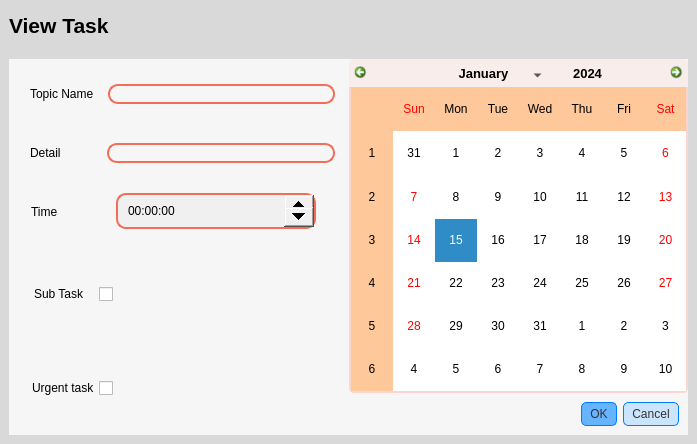
<?xml version="1.0" encoding="UTF-8"?>
<ui version="4.0">
 <class>Form</class>
 <widget class="QWidget" name="Form">
  <property name="geometry">
   <rect>
    <x>0</x>
    <y>0</y>
    <width>697</width>
    <height>444</height>
   </rect>
  </property>
  <property name="windowTitle">
   <string>Form</string>
  </property>
  <layout class="QGridLayout" name="gridLayout">
   <property name="leftMargin">
    <number>0</number>
   </property>
   <property name="topMargin">
    <number>0</number>
   </property>
   <property name="rightMargin">
    <number>0</number>
   </property>
   <property name="bottomMargin">
    <number>0</number>
   </property>
   <property name="spacing">
    <number>0</number>
   </property>
   <item row="0" column="0">
    <widget class="QFrame" name="main_create_task_frame">
     <property name="styleSheet">
      <string notr="true">*{
color: #000;
border : none;
}
QLineEdit:focus {
    border-color: #007bff; /* Blue border when focused */
    border-style: solid;
}
#main_create_task_frame{
background-color: #d9d9d9;
}



#confirm_Button {
    padding: 5px 10px;
    font-size: 16px;
    font-weight: bold;
    color: #fff;
    border: none;
    border-radius: 5px;
    /*background: qlineargradient(spread:pad, x1:0, y1:0.5, x2:1, y2:0.5, stop:0 #f0792b, stop:0.5 #ffa163, stop:1 #edb28c);*/
	background-color: #f0792b;
    cursor: pointer;
    transition: background-color 0.3s ease;
}

#create_Button:hover , #delete_Button:hover , #edit_Button:hover {
    background-color: #ff6347; 
}

*{
color: #000;
/*border : none;*/

}
#frame{
background-color:#f6f6f6;

}

QLineEdit{
background-color: transparent;
}

#detail_lineEdit, #topic_lineEdit{
border-radius: 10px;
margin: 5px;
border : 2px solid #f26e56;
}

#detailHeadline{
margin-right: 35px;
}

#topicNameHeadline{
margin-right: 3px;
}
</string>
     </property>
     <property name="frameShape">
      <enum>QFrame::StyledPanel</enum>
     </property>
     <property name="frameShadow">
      <enum>QFrame::Raised</enum>
     </property>
     <layout class="QGridLayout" name="gridLayout_11">
      <property name="leftMargin">
       <number>0</number>
      </property>
      <property name="topMargin">
       <number>0</number>
      </property>
      <property name="rightMargin">
       <number>0</number>
      </property>
      <property name="bottomMargin">
       <number>0</number>
      </property>
      <property name="spacing">
       <number>0</number>
      </property>
      <item row="0" column="0">
       <widget class="QFrame" name="viewTaskHeafer">
        <property name="minimumSize">
         <size>
          <width>0</width>
          <height>50</height>
         </size>
        </property>
        <property name="frameShape">
         <enum>QFrame::StyledPanel</enum>
        </property>
        <property name="frameShadow">
         <enum>QFrame::Raised</enum>
        </property>
        <layout class="QHBoxLayout" name="horizontalLayout">
         <property name="spacing">
          <number>0</number>
         </property>
         <property name="leftMargin">
          <number>0</number>
         </property>
         <property name="topMargin">
          <number>0</number>
         </property>
         <property name="rightMargin">
          <number>0</number>
         </property>
         <property name="bottomMargin">
          <number>0</number>
         </property>
         <item alignment="Qt::AlignLeft">
          <widget class="QWidget" name="mainMenuButton_4" native="true">
           <layout class="QHBoxLayout" name="horizontalLayout_35">
            <item>
             <widget class="QLabel" name="homeHeader_5">
              <property name="font">
               <font>
                <pointsize>16</pointsize>
                <bold>true</bold>
               </font>
              </property>
              <property name="text">
               <string>View Task</string>
              </property>
             </widget>
            </item>
           </layout>
          </widget>
         </item>
        </layout>
       </widget>
      </item>
      <item row="1" column="0">
       <widget class="QFrame" name="frame_15">
        <property name="sizePolicy">
         <sizepolicy hsizetype="Preferred" vsizetype="Preferred">
          <horstretch>0</horstretch>
          <verstretch>0</verstretch>
         </sizepolicy>
        </property>
        <property name="maximumSize">
         <size>
          <width>16777215</width>
          <height>16777215</height>
         </size>
        </property>
        <property name="styleSheet">
         <string notr="true"/>
        </property>
        <property name="frameShape">
         <enum>QFrame::StyledPanel</enum>
        </property>
        <property name="frameShadow">
         <enum>QFrame::Raised</enum>
        </property>
        <layout class="QGridLayout" name="gridLayout_3">
         <item row="0" column="0">
          <widget class="QFrame" name="frame">
           <property name="styleSheet">
            <string notr="true"/>
           </property>
           <property name="frameShape">
            <enum>QFrame::StyledPanel</enum>
           </property>
           <property name="frameShadow">
            <enum>QFrame::Raised</enum>
           </property>
           <layout class="QHBoxLayout" name="horizontalLayout_2">
            <property name="spacing">
             <number>0</number>
            </property>
            <property name="leftMargin">
             <number>0</number>
            </property>
            <property name="topMargin">
             <number>0</number>
            </property>
            <property name="rightMargin">
             <number>0</number>
            </property>
            <property name="bottomMargin">
             <number>0</number>
            </property>
            <item>
             <widget class="QFrame" name="frame_2">
              <property name="frameShape">
               <enum>QFrame::StyledPanel</enum>
              </property>
              <property name="frameShadow">
               <enum>QFrame::Raised</enum>
              </property>
              <layout class="QVBoxLayout" name="verticalLayout">
               <property name="spacing">
                <number>0</number>
               </property>
               <property name="leftMargin">
                <number>0</number>
               </property>
               <property name="topMargin">
                <number>0</number>
               </property>
               <property name="rightMargin">
                <number>0</number>
               </property>
               <property name="bottomMargin">
                <number>0</number>
               </property>
               <item>
                <widget class="QFrame" name="frame_6">
                 <property name="frameShape">
                  <enum>QFrame::StyledPanel</enum>
                 </property>
                 <property name="frameShadow">
                  <enum>QFrame::Raised</enum>
                 </property>
                 <layout class="QGridLayout" name="gridLayout_7">
                  <item row="0" column="0">
                   <widget class="QFrame" name="frame_9">
                    <property name="frameShape">
                     <enum>QFrame::StyledPanel</enum>
                    </property>
                    <property name="frameShadow">
                     <enum>QFrame::Raised</enum>
                    </property>
                    <layout class="QGridLayout" name="gridLayout_4">
                     <property name="topMargin">
                      <number>0</number>
                     </property>
                     <property name="rightMargin">
                      <number>0</number>
                     </property>
                     <property name="bottomMargin">
                      <number>0</number>
                     </property>
                     <property name="horizontalSpacing">
                      <number>0</number>
                     </property>
                     <item row="0" column="0">
                      <widget class="QLabel" name="topicNameHeadline">
                       <property name="text">
                        <string>Topic Name </string>
                       </property>
                      </widget>
                     </item>
                     <item row="0" column="1">
                      <widget class="QLineEdit" name="topic_lineEdit">
                       <property name="styleSheet">
                        <string notr="true">QLineEdit:focus {
    border-color: #007bff; /* Blue border when focused */
    border-style: solid;
}</string>
                       </property>
                      </widget>
                     </item>
                    </layout>
                   </widget>
                  </item>
                  <item row="1" column="0">
                   <widget class="QFrame" name="frame_10">
                    <property name="frameShape">
                     <enum>QFrame::StyledPanel</enum>
                    </property>
                    <property name="frameShadow">
                     <enum>QFrame::Raised</enum>
                    </property>
                    <layout class="QHBoxLayout" name="horizontalLayout_6">
                     <property name="spacing">
                      <number>0</number>
                     </property>
                     <property name="topMargin">
                      <number>0</number>
                     </property>
                     <property name="rightMargin">
                      <number>0</number>
                     </property>
                     <property name="bottomMargin">
                      <number>0</number>
                     </property>
                     <item>
                      <widget class="QLabel" name="detailHeadline">
                       <property name="text">
                        <string>Detail </string>
                       </property>
                       <property name="margin">
                        <number>5</number>
                       </property>
                      </widget>
                     </item>
                     <item>
                      <widget class="QLineEdit" name="detail_lineEdit">
                       <property name="styleSheet">
                        <string notr="true">QLineEdit:focus {
    border-color: #007bff; /* Blue border when focused */
    border-style: solid;
}</string>
                       </property>
                      </widget>
                     </item>
                    </layout>
                   </widget>
                  </item>
                  <item row="2" column="0">
                   <widget class="QFrame" name="frame_12">
                    <property name="frameShape">
                     <enum>QFrame::StyledPanel</enum>
                    </property>
                    <property name="frameShadow">
                     <enum>QFrame::Raised</enum>
                    </property>
                    <layout class="QHBoxLayout" name="horizontalLayout_4">
                     <property name="spacing">
                      <number>0</number>
                     </property>
                     <property name="leftMargin">
                      <number>0</number>
                     </property>
                     <property name="topMargin">
                      <number>0</number>
                     </property>
                     <property name="rightMargin">
                      <number>0</number>
                     </property>
                     <property name="bottomMargin">
                      <number>0</number>
                     </property>
                     <item alignment="Qt::AlignLeft">
                      <widget class="QFrame" name="frame_17">
                       <property name="frameShape">
                        <enum>QFrame::StyledPanel</enum>
                       </property>
                       <property name="frameShadow">
                        <enum>QFrame::Raised</enum>
                       </property>
                       <layout class="QHBoxLayout" name="horizontalLayout_9">
                        <property name="spacing">
                         <number>0</number>
                        </property>
                        <property name="leftMargin">
                         <number>0</number>
                        </property>
                        <property name="topMargin">
                         <number>0</number>
                        </property>
                        <property name="rightMargin">
                         <number>0</number>
                        </property>
                        <property name="bottomMargin">
                         <number>0</number>
                        </property>
                        <item alignment="Qt::AlignLeft">
                         <widget class="QLabel" name="label">
                          <property name="styleSheet">
                           <string notr="true">margin-left: 10px;
margin-right: 25px;</string>
                          </property>
                          <property name="text">
                           <string>Time         </string>
                          </property>
                         </widget>
                        </item>
                        <item>
                         <widget class="QTimeEdit" name="timeEdit">
                          <property name="sizePolicy">
                           <sizepolicy hsizetype="Expanding" vsizetype="Fixed">
                            <horstretch>0</horstretch>
                            <verstretch>0</verstretch>
                           </sizepolicy>
                          </property>
                          <property name="minimumSize">
                           <size>
                            <width>200</width>
                            <height>0</height>
                           </size>
                          </property>
                          <property name="styleSheet">
                           <string notr="true">QTimeEdit {
    background-color: #f0f0f0; 
    border: 2px solid #f26e56; 
    border-radius: 10px;
    padding: 8px;
    selection-background-color: #007bff;  
    selection-color: #ffffff; 
}

QTimeEdit:focus {
    border-color: #007bff; 
    border-style: solid;
}

QTimeEdit::up-button {
    width: 30px; 
    height: 20px; 
    subcontrol-origin: padding;
    subcontrol-position: top right; 
}

QTimeEdit::down-button {
    width: 30px; 
    height: 20px; 
    subcontrol-origin: padding;
    subcontrol-position: bottom right; 
}
</string>
                          </property>
                          <property name="locale">
                           <locale language="English" country="UnitedStates"/>
                          </property>
                         </widget>
                        </item>
                       </layout>
                      </widget>
                     </item>
                    </layout>
                   </widget>
                  </item>
                 </layout>
                </widget>
               </item>
               <item>
                <widget class="QFrame" name="frame_8">
                 <property name="frameShape">
                  <enum>QFrame::StyledPanel</enum>
                 </property>
                 <property name="frameShadow">
                  <enum>QFrame::Raised</enum>
                 </property>
                 <layout class="QVBoxLayout" name="verticalLayout_4">
                  <property name="spacing">
                   <number>0</number>
                  </property>
                  <property name="leftMargin">
                   <number>0</number>
                  </property>
                  <property name="topMargin">
                   <number>0</number>
                  </property>
                  <property name="rightMargin">
                   <number>0</number>
                  </property>
                  <property name="bottomMargin">
                   <number>0</number>
                  </property>
                  <item>
                   <widget class="QFrame" name="frame_7">
                    <property name="frameShape">
                     <enum>QFrame::StyledPanel</enum>
                    </property>
                    <property name="frameShadow">
                     <enum>QFrame::Raised</enum>
                    </property>
                    <layout class="QHBoxLayout" name="horizontalLayout_3">
                     <property name="spacing">
                      <number>0</number>
                     </property>
                     <property name="leftMargin">
                      <number>0</number>
                     </property>
                     <property name="topMargin">
                      <number>0</number>
                     </property>
                     <property name="rightMargin">
                      <number>0</number>
                     </property>
                     <property name="bottomMargin">
                      <number>0</number>
                     </property>
                     <item>
                      <widget class="QFrame" name="frame_13">
                       <property name="frameShape">
                        <enum>QFrame::StyledPanel</enum>
                       </property>
                       <property name="frameShadow">
                        <enum>QFrame::Raised</enum>
                       </property>
                       <layout class="QVBoxLayout" name="verticalLayout_5">
                        <property name="spacing">
                         <number>0</number>
                        </property>
                        <property name="leftMargin">
                         <number>0</number>
                        </property>
                        <property name="topMargin">
                         <number>0</number>
                        </property>
                        <property name="rightMargin">
                         <number>0</number>
                        </property>
                        <property name="bottomMargin">
                         <number>0</number>
                        </property>
                        <item alignment="Qt::AlignLeft">
                         <widget class="QFrame" name="frame_11">
                          <property name="frameShape">
                           <enum>QFrame::StyledPanel</enum>
                          </property>
                          <property name="frameShadow">
                           <enum>QFrame::Raised</enum>
                          </property>
                          <layout class="QHBoxLayout" name="horizontalLayout_7">
                           <property name="spacing">
                            <number>6</number>
                           </property>
                           <property name="leftMargin">
                            <number>12</number>
                           </property>
                           <property name="topMargin">
                            <number>0</number>
                           </property>
                           <property name="rightMargin">
                            <number>0</number>
                           </property>
                           <property name="bottomMargin">
                            <number>0</number>
                           </property>
                           <item alignment="Qt::AlignLeft">
                            <widget class="QLabel" name="subTaskHeadline">
                             <property name="styleSheet">
                              <string notr="true">margin-left: 10px;</string>
                             </property>
                             <property name="text">
                              <string>Sub Task  </string>
                             </property>
                             <property name="margin">
                              <number>5</number>
                             </property>
                            </widget>
                           </item>
                           <item alignment="Qt::AlignLeft">
                            <widget class="QCheckBox" name="sub_task_check_box">
                             <property name="text">
                              <string/>
                             </property>
                            </widget>
                           </item>
                          </layout>
                         </widget>
                        </item>
                        <item alignment="Qt::AlignLeft">
                         <widget class="QFrame" name="frame_14">
                          <property name="frameShape">
                           <enum>QFrame::StyledPanel</enum>
                          </property>
                          <property name="frameShadow">
                           <enum>QFrame::Raised</enum>
                          </property>
                          <layout class="QHBoxLayout" name="horizontalLayout_8">
                           <property name="spacing">
                            <number>1</number>
                           </property>
                           <property name="leftMargin">
                            <number>0</number>
                           </property>
                           <property name="topMargin">
                            <number>0</number>
                           </property>
                           <property name="rightMargin">
                            <number>0</number>
                           </property>
                           <property name="bottomMargin">
                            <number>0</number>
                           </property>
                           <item alignment="Qt::AlignLeft">
                            <widget class="QLabel" name="subTaskHeadline_2">
                             <property name="styleSheet">
                              <string notr="true">margin-left: 20px;</string>
                             </property>
                             <property name="text">
                              <string>Urgent task</string>
                             </property>
                             <property name="margin">
                              <number>5</number>
                             </property>
                            </widget>
                           </item>
                           <item>
                            <widget class="QCheckBox" name="urgent_task_check_box">
                             <property name="text">
                              <string/>
                             </property>
                            </widget>
                           </item>
                          </layout>
                         </widget>
                        </item>
                       </layout>
                      </widget>
                     </item>
                    </layout>
                   </widget>
                  </item>
                 </layout>
                </widget>
               </item>
              </layout>
             </widget>
            </item>
            <item>
             <widget class="QFrame" name="frame_3">
              <property name="frameShape">
               <enum>QFrame::StyledPanel</enum>
              </property>
              <property name="frameShadow">
               <enum>QFrame::Raised</enum>
              </property>
              <layout class="QVBoxLayout" name="verticalLayout_2">
               <property name="spacing">
                <number>0</number>
               </property>
               <property name="leftMargin">
                <number>0</number>
               </property>
               <property name="topMargin">
                <number>0</number>
               </property>
               <property name="rightMargin">
                <number>0</number>
               </property>
               <property name="bottomMargin">
                <number>0</number>
               </property>
               <item>
                <widget class="QFrame" name="frame_4">
                 <property name="frameShape">
                  <enum>QFrame::StyledPanel</enum>
                 </property>
                 <property name="frameShadow">
                  <enum>QFrame::Raised</enum>
                 </property>
                 <layout class="QGridLayout" name="gridLayout_2">
                  <property name="leftMargin">
                   <number>0</number>
                  </property>
                  <property name="topMargin">
                   <number>0</number>
                  </property>
                  <property name="rightMargin">
                   <number>0</number>
                  </property>
                  <property name="bottomMargin">
                   <number>0</number>
                  </property>
                  <property name="spacing">
                   <number>0</number>
                  </property>
                  <item row="0" column="0">
                   <widget class="QCalendarWidget" name="calendarWidget">
                    <property name="styleSheet">
                     <string notr="true">
#calendarWidget QWidget{
alternate-background-color: #fec89a;
}

#qt_calendar_navigationbar{
background-color: #f8edeb;
border: 2px solid #f8edeb;
border-bottom: 0px;
border-top-left-radius: 5px;
border-top-right-radius: 5px;

}

#qt_calendar_prevmonth, #qt_calendar_nextmonth{
border: none;
qproperty-icon: none;
min-width: 13px;
max-width: 13px;
min-height: 13px;
max-height: 13px;
border-radius: 5px;
background-color: transparent;
padding: 5px;


}

#qt_calendar_prevmonth{
marigin-right: 5px;
	image: url(:/icons/icons_black/arrow-right.svg);
}

#qt_calendar_nextmonth{
marigin-right: 5px;
	image: url(:/icons/icons_black/arrow-right.svg);
}

#qt_calendar_nextmonth:hover,#qt_calendar_prevmonth:hover{
background-color: #f8edeb;
margin-right: 10px;


}

#qt_calendar_nextmonth:pressd,#qt_calendar_prevmonth:pressd{
background-color: #fcd5ce;
}

#qt_calendar_yearbutton{
color: #000;
margin: 5px;
border-radius: 5px;
font-size: 13px;
padding: 0 10px;
}

#qt_calendar_monthbutton{
width: 110px;
color: #000;
font-size: 13px;
margin: 5px 8px;
border-radius: 5px;
padding: 0px 4px;


}

#qt_calendar_yearbutton:hover, #qt_calendar_monthbutton:hover{
background-color: #55aaff;
}

#qt_calendar_yearbutton:pressed, #qt_calendar_monthbutton:pressed{
background-color: rgba(235,235,235,100);
}

#qt_calendar_yearedit{
min-width: 53px;
color: #1e1e1e;
background: transparent;
font-size: 13px;

}

#qt_calendar_yearedit::down-button{
	image: url(:/icons/icons_black/arrow-right.svg);
subcontrol-position:right;
}

#qt_calendar_yearedit::up-button{
	image: url(:/icons/icons_black/arrow-right.svg);
subcontrol-position:left;

}

#qt_calendar_yearedit::down-button,#qt_calendar_yearedit::up-button{
width:10px;
padding: 0px 5px;
border-radius: 3px;

}

#qt_calendar_yearedit::down-button,#qt_calendar_yearedit::up-button{
background-color: #55aaff;
margin-right: 10px;

}

#calendarWidgetQToolButton QMenu{
background-color: #fff;
}

#calendarWidgetQToolButton QMenu::item{

}

#calendarWidgetQToolButton QMenu::item:selected:enable{
background-color: #55aaff;
}

#calendarWidgetQToolButton QToolButtin::menu-indicator{
nosubcontrol-origin: margin;
sbucontrol-position:right center;
margin-top: 10px;
width:20px;

}

#qt_calendar_calendarview{
border: 2px solid #fcd5ce;
border-top:0px;
border-bottom-left-radius: 5px;
border-bottom-right-radius: 5px;

}

#qt_calendar_calendarview::item:hover{
border-radius: 5px;
background-color: #cdd1d1;
}

#qt_calendar_calendarview::item:selected{
border-radius: 5px;
color:#1e1e1e;
background-color: #ffddd2;

}





</string>
                    </property>
                    <property name="locale">
                     <locale language="English" country="UnitedStates"/>
                    </property>
                   </widget>
                  </item>
                 </layout>
                </widget>
               </item>
               <item>
                <widget class="QFrame" name="frame_5">
                 <property name="frameShape">
                  <enum>QFrame::StyledPanel</enum>
                 </property>
                 <property name="frameShadow">
                  <enum>QFrame::Raised</enum>
                 </property>
                 <layout class="QHBoxLayout" name="horizontalLayout_5">
                  <item>
                   <widget class="QDialogButtonBox" name="confirm_button">
                    <property name="styleSheet">
                     <string notr="true">QDialog {
    background-color: #f0f0f0;
    border: 2px solid #007bff;
    border-radius: 5px;
    padding: 10px;
}

QDialogButtonBox {
    background-color: transparent;
    spacing: 10px;
}

QDialogButtonBox QPushButton {
    background-color: #cce5ff; 
    color: #333333;
    border: 1px solid #007bff;
    padding: 4px 8px;
    border-radius: 5px;
    transition: background-color 0.3s ease; 
}

QDialogButtonBox QPushButton:hover {
    background-color: #b3d1ff; 
}

QDialogButtonBox QPushButton:flat {
    border: none;
}

QDialogButtonBox QPushButton:default {
    background-color: #66b3ff; /* Pastel blue darker */
}

QDialogButtonBox QPushButton:primary {
    background-color: #3366ff; /* Deeper blue for primary */
}

QDialogButtonBox QPushButton:destructive {
    background-color: #ff9999; 
}

QDialog QLabel {
    color: #333333;
    font-size: 16px;
}
</string>
                    </property>
                    <property name="standardButtons">
                     <set>QDialogButtonBox::Cancel|QDialogButtonBox::Ok</set>
                    </property>
                   </widget>
                  </item>
                 </layout>
                </widget>
               </item>
              </layout>
             </widget>
            </item>
           </layout>
          </widget>
         </item>
        </layout>
       </widget>
      </item>
     </layout>
    </widget>
   </item>
  </layout>
 </widget>
 <resources>
  <include location="../icons.qrc"/>
 </resources>
 <connections/>
</ui>
